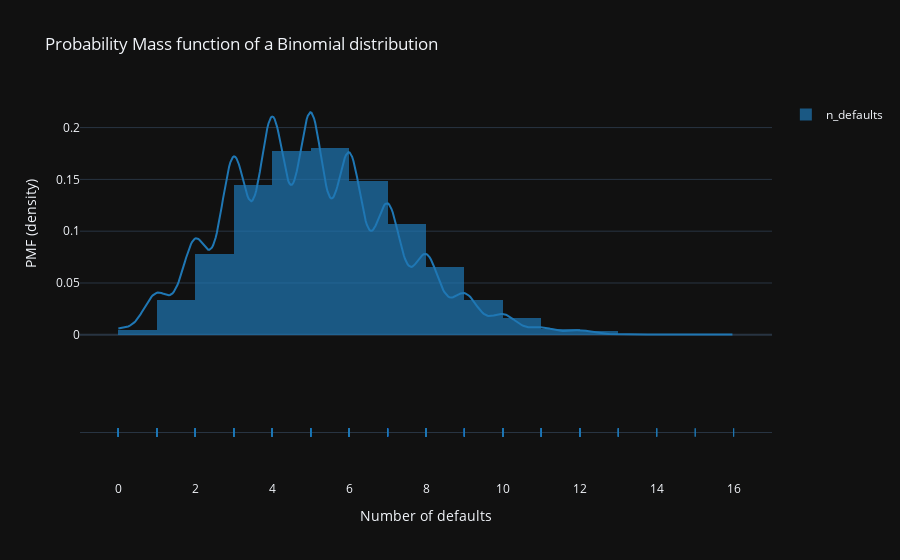

Write notebook code for a chart like this one.
### Markdown cell above
PMF

### Code cell
#1 Using Graph objects 
# fig = go.Figure(
#     data =go.Histogram(x = n_defaults),
#     layout_title_text= "PMF of n_defaults"
# )
# fig.show()

#2 Using Figure factory
fig = ff.create_distplot(
    [n_defaults],
    ["n_defaults"],
    bin_size = 1,
)
fig.update_layout(
    title_text = "Probability Mass function of a Binomial distribution",
    xaxis_title_text = "Number of defaults",
    yaxis_title_text = "PMF (density)"
)
fig.show(renderer='jupyterlab')

### Figure 1 — Plotly figure (JSON) as saved in the notebook; plotly's stock layout.template omitted (floating-point values rounded to 4 significant figures; data arrays with more than 128 entries replaced by an {"elided": "..."} marker saying what was removed)
{"data": [{"histnorm": "probability density", "legendgroup": "n_defaults", "marker": {"color": "rgb(31, 119, 180)"}, "name": "n_defaults", "opacity": 0.7, "type": "histogram", "x": {"elided": "10000 int values"}, "xaxis": "x", "xbins": {"end": 16, "size": 1, "start": 0}, "yaxis": "y"}, {"legendgroup": "n_defaults", "marker": {"color": "rgb(31, 119, 180)"}, "mode": "lines", "name": "n_defaults", "showlegend": false, "type": "scatter", "x": {"elided": "500 float values"}, "xaxis": "x", "y": {"elided": "500 float values"}, "yaxis": "y"}, {"legendgroup": "n_defaults", "marker": {"color": "rgb(31, 119, 180)", "symbol": "line-ns-open"}, "mode": "markers", "name": "n_defaults", "showlegend": false, "type": "scatter", "x": {"elided": "10000 int values"}, "xaxis": "x", "y": {"elided": "10000 str values"}, "yaxis": "y2"}], "layout": {"autosize": true, "barmode": "overlay", "hovermode": "closest", "legend": {"traceorder": "reversed"}, "title": {"text": "Probability Mass function of a Binomial distribution"}, "xaxis": {"anchor": "y2", "autorange": true, "domain": [0, 1], "range": [-0.9587, 16.96], "title": {"text": "Number of defaults"}, "type": "linear", "zeroline": false}, "yaxis": {"anchor": "free", "autorange": true, "domain": [0.35, 1], "position": 0, "range": [-0.01176, 0.2266], "title": {"text": "PMF (density)"}, "type": "linear"}, "yaxis2": {"anchor": "x", "autorange": true, "domain": [0, 0.25], "dtick": 1, "range": [-1, 1], "showticklabels": false, "type": "category"}}}
